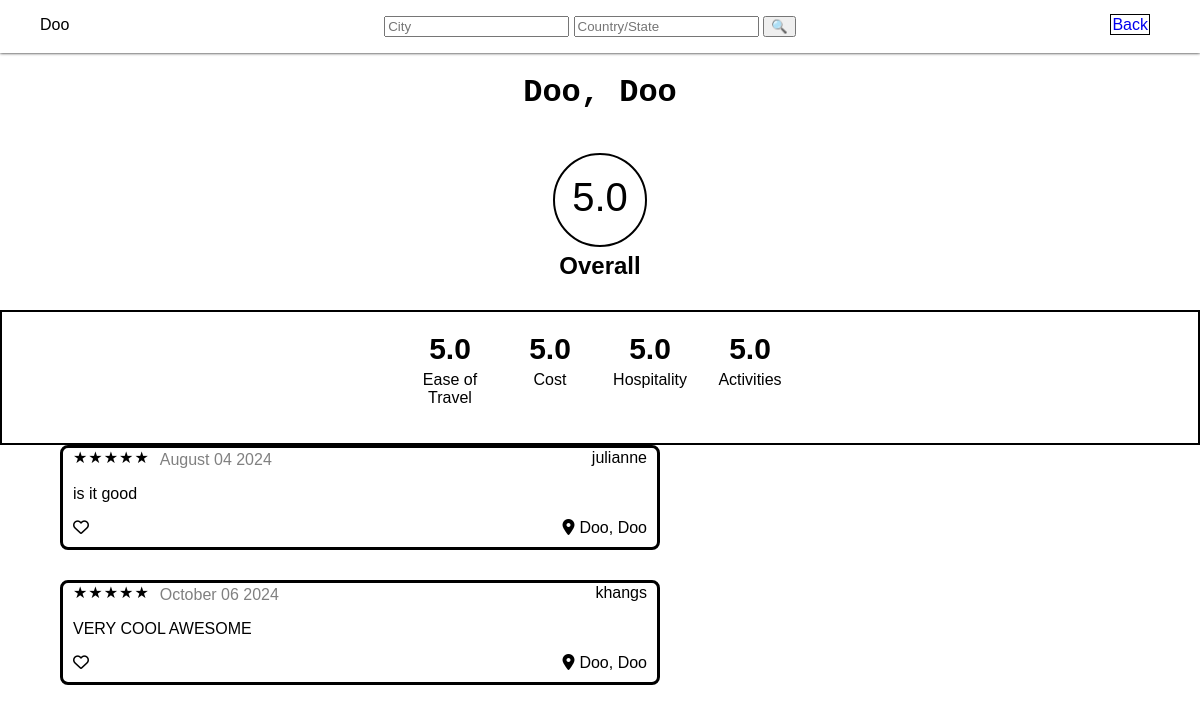
The app's page /place?city=Doo&country=Doo (signed in) with its own data.
### main.py (models this page shows, shortened)
class posts(db.Model):
	_id = db.Column(db.Integer, primary_key=True)
	easeOfTravel = db.Column(db.Integer)
	costOfLiving = db.Column(db.Integer)
	hospitality = db.Column(db.Integer)
	activities = db.Column(db.Integer)
	overall = db.Column(db.Integer)
	writtenReview = db.Column(db.String(350))
	user = db.Column(db.String(100))
	likes = db.Column(db.Integer)
	utc_now = datetime.utcnow()
	created_at = db.Column(db.DateTime, default = utc_now.replace(tzinfo=pytz.utc).astimezone(pytz.timezone('US/Eastern')))
	country = db.Column(db.String(60))
	city = db.Column(db.String(60))
	inUS = db.Column(db.Boolean)

### main.py (the view)
@app.route("/place", methods=["GET", "POST"])
def place():
	avgOverall = 0
	avgEase = 0
	avgCost = 0
	avgHosp = 0
	avgAct = 0
	postNum = 0
	if request.method == "POST":
		city = autoCap(request.form["citySearch"])
		country = autoCap(request.form["countrySearch"])
		collection = posts.query.filter_by(city = city, country = country).all()
		if (len(collection) > 0):
			for post in collection:
				avgOverall += post.overall
				avgEase += post.easeOfTravel
				avgCost += post.costOfLiving
				avgHosp += post.hospitality
				avgAct += post.activities
				postNum += 1
			return render_template("placePage.html", city = city, country = country, posts = collection, ovrall=(avgOverall/postNum), ease=(avgEase/postNum), cost=(avgCost/postNum), hosp=(avgHosp/postNum), act=(avgAct/postNum), empty=False)
		else:
			return render_template("placePage.html", city = city, country = country, posts = collection, ovrall="N/A", ease="N/A", cost="N/A", hosp="N/A", act="N/A", empty=True)
	else:
		city = request.args.get("city")
		country = request.args.get("country")
		collection = posts.query.filter_by(city = city, country = country).all()
		city = autoCap(city)
		country = autoCap(country)
		if (len(collection) > 0):
			for post in collection:
				avgOverall += post.overall
				avgEase += post.easeOfTravel
				avgCost += post.costOfLiving
				avgHosp += post.hospitality
				avgAct += post.activities
				postNum += 1
			return render_template("placePage.html", city = city, country = country, posts = collection, ovrall=(avgOverall/postNum), ease=(avgEase/postNum), cost=(avgCost/postNum), hosp=(avgHosp/postNum), act=(avgAct/postNum), empty=False)
		else:
			return render_template("placePage.html", city = city, country = country, posts = collection, ovrall="N/A", ease="N/A", cost="N/A", hosp="N/A", act="N/A", empty=True)

### main.py (called while the page is built)
def autoCap(name):
	name = name.lower()
	space = False
	ans = ""
	ind = 0
	if (len(name) > 0):
		if (name.find("city") >= 0):
			name = name[:name.find("city")]
		if (name[-1] == " "):
			name = name[:-1]
		for i in name:
			if (i == " "):
				space = True
				ans += i
			elif ((name.index(i) == 0 and ind == 0) or space == True):
				ind +=1
				ans += i.upper()
				space = False;
			else:
				ans += i
	return ans

### templates/placePage.html (shortened to what this page needs)
{% extends "layout.html"%}
{% block content %}
    <nav>
        <ul class="nav-list">
            <li>{{country}}</li>
            <li>
                <form action="{{ url_for('place') }}" method="post">
                    <input type="text" name="citySearch" list="suggestions" id="place-input" placeholder="City" autocomplete="off">
                    <input type="text" name="countrySearch" list="suggestionss" id="placec-input" placeholder="Country/State" autocomplete="off">
                    <input type="submit" name="submit" value="&#x1F50D">
                </form>
            </li>
            <li>
                <a href="{{ url_for('user')}}" class="backBtn">Back</a>
            </li>
        </ul>
    </nav>
    <div class="placeDisplay">
        <h1>{{city}}, {{country}}</h1>
    </div>
    <div class="overallDisp">
        <div class="medalBar">
            <p class="medal">{{ovrall}}</p>
        </div>
        <p class="overalL">Overall</p>
    </div>
    <div class="ratingSect">
        <div class="topicRate">
            <p class="num">{{ease}}</p>
            <p class="topic">Ease of Travel</p>
        </div>
        <div class="topicRate">
            <p class="num">{{cost}}</p>
            <p class="topic">Cost</p>
        </div>
        <div class="topicRate">
            <p class="num">{{hosp}}</p>
            <p class="topic">Hospitality</p>
        </div>
        <div class="topicRate">
            <p class="num">{{act}}</p>
            <p class="topic">Activities</p>
        </div>
    </div>
    {% for item in posts %}
        <div class="post">
            <div class="top-bar">
                <div class="star-container">
                    {% for star in range(item.overall) %}
                        <p id="star">★</p>
                    {% endfor %}
                    <p class="date">{{item.created_at.strftime('%B %d %Y')}}</p>
                </div>
                <div class="usrname">{{item.user}}</div>
            </div>
            <div class="review">
                <p>{{item.writtenReview}}</p>
            </div>
            <div class="bot-bar">
                <div class="postLike">
                    <i onclick="myFunction(this)" class="fa-regular fa-heart"></i>
                </div>
                <div class="postLoco">
                    <i class="fa-solid fa-location-dot"></i>
                    <p>{{item.country}}, {{item.city}}</p>
                </div>
            </div>
        </div>
    {% endfor %}
</body>
{% endblock %}

### records on screen
posts: overall 5 (drawn), created_at "August 04 2024", user "julianne", writtenReview "is it good", country "Doo", city "Doo"
posts: overall 5 (drawn), created_at "October 06 2024", user "khangs", writtenReview "VERY COOL AWESOME", country "Doo", city "Doo"

### other values on screen
{{ country }} "Doo"
{{ city }} "Doo"
{{ ovrall }} "5.0"
{{ ease }} "5.0"
{{ cost }} "5.0"
{{ hosp }} "5.0"
{{ act }} "5.0"
